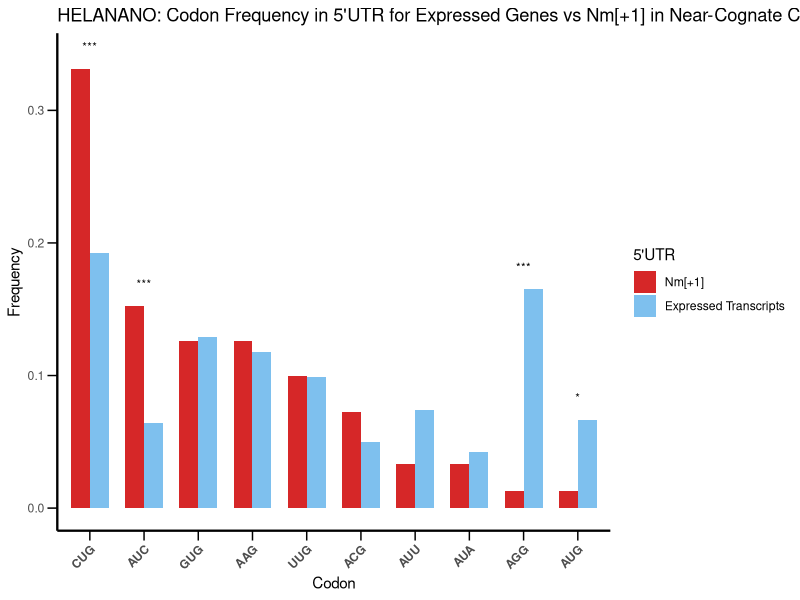

Write R code to recreate this figure.
## ---- chunk 1
knitr::opts_chunk$set(echo = TRUE)

library(ggplot2)
library(dplyr)
library(tidyr)
library(ggpubr)

## ---- chunk 2

# Read the codon counts
utr <- read.csv("5utrCodonCounts.csv", header = FALSE, stringsAsFactors = FALSE)
colnames(utr) <- c("Codon", "Count")
# Read the pos1 file (tab-delimited)
pos1 <- read.table("pos1CodonFreqHELANANO.txt", header = FALSE, sep = "\t", stringsAsFactors = FALSE)
colnames(pos1) <- c("Codon", "Count")

utr <- utr %>%
  mutate(Count = as.numeric(Count)) %>%
  mutate(Frequency = Count / sum(Count, na.rm = TRUE))

pos1 <- pos1 %>%
  mutate(Count = as.numeric(Count)) %>%
  mutate(Frequency = Count / sum(Count, na.rm = TRUE))

utr$Codon <- gsub("T", "U", utr$Codon)
pos1$Codon <- gsub("T", "U", pos1$Codon)

# Define codons to highlight in red
highlight_codons <- c("ATG", "GTG", "TTG", "CTG", "ATA", "ATC", "ATT", "AGG", "ACG", "AAG")
highlight_codons <- gsub("T", "U", highlight_codons)

# filter to only highlight codons
utr_highlight <- utr %>% filter(Codon %in% highlight_codons)
pos1_highlight <- pos1 %>% filter(Codon %in% highlight_codons)

# recalculate frequency after filtering
utr_highlight <- utr_highlight %>%
  mutate(Frequency = Count / sum(Count))

pos1_highlight <- pos1_highlight %>%
  mutate(Frequency = Count / sum(Count))

# merge and calculate frequency difference
merged_highlight <- merge(utr_highlight, pos1_highlight, by = "Codon", suffixes = c("_utr", "_pos1")) %>%
  mutate(Frequency_Diff = Frequency_pos1 - Frequency_utr)

# add highlighting flag (will all be "highlight")
merged_highlight$Highlight <- "highlight"

# sort and set factor levels
merged_highlight <- merged_highlight %>% arrange(Frequency_Diff)
merged_highlight$Codon <- factor(merged_highlight$Codon, levels = merged_highlight$Codon)

# total counts (recomputed)
total_utr_highlight <- sum(merged_highlight$Count_utr, na.rm = TRUE)
total_pos1_highlight <- sum(merged_highlight$Count_pos1, na.rm = TRUE)

# perform proportion test
pval_df_highlight <- merged_highlight %>%
  rowwise() %>%
  mutate(
    pval = tryCatch({
      test_result <- prop.test(
        x = c(Count_utr, Count_pos1),
        n = c(total_utr_highlight, total_pos1_highlight)
      )
      test_result$p.value
    }, error = function(e) NA)
  ) %>%
  ungroup() %>%
  filter(!is.na(pval)) %>%
  mutate(
    padj = p.adjust(pval, method = "BH"),
    p.signif = case_when(
      padj < 0.001 ~ "***",
      padj < 0.01 ~ "**",
      padj < 0.05 ~ "*",
      TRUE ~ "ns"
    ),
    y.position = pmax(Frequency_utr, Frequency_pos1, na.rm = TRUE) + 0.01,
    group1 = "UTR",
    group2 = "Pos1"
  ) %>%
  select(Codon, group1, group2, padj, p.signif, y.position)

# Step 8: Prepare long format for plotting
df_long_highlight <- merged_highlight %>%
  select(Codon, Frequency_utr, Frequency_pos1) %>%
  pivot_longer(
    cols = c(Frequency_utr, Frequency_pos1),
    names_to = "Region",
    values_to = "Frequency"
  ) %>%
  mutate(
    Region = case_when(
      Region == "Frequency_utr" ~ "UTR",
      Region == "Frequency_pos1" ~ "Pos1",
      TRUE ~ Region
    )
  )

codon_order <- merged_highlight %>%
  arrange(desc(Frequency_pos1)) %>%
  pull(Codon)

df_long_highlight$Codon <- factor(df_long_highlight$Codon, levels = codon_order)

face_vector_highlight <- rep("bold", length(unique(df_long_highlight$Codon)))

p_highlight <- ggplot(df_long_highlight, aes(x = Codon, y = Frequency, fill = Region)) +
  geom_bar(stat = "identity", position = position_dodge(width = 0.7), width = 0.7) +
  labs(
    title = "HELANANO: Codon Frequency in 5'UTR for Expressed Genes vs Nm[+1] in Near-Cognate Codons",
    x = "Codon",
    y = "Frequency",
    fill = "5'UTR"
  ) +
  scale_fill_manual(
    values = c(
    "Pos1" = "#d62728",
    "UTR" = "skyblue2"
    ),
    labels = c(
    "Pos1" = "Nm[+1]",
    "UTR" = "Expressed Transcripts"
  )) +
  theme_minimal() +
  theme(axis.text.x = element_text(angle = 45, hjust = 1, face = face_vector_highlight),
        panel.grid.major = element_blank(),
        panel.grid.minor = element_blank(),
        axis.line = element_line(color = "black", linewidth = 0.8),
        axis.ticks = element_line(color = "black"),
        axis.ticks.length = unit(0.25, "cm"),
        legend.position = "right"
  )

# Add significance brackets for highlight codons
if(nrow(pval_df_highlight) > 0 && any(pval_df_highlight$p.signif != "ns")) {
  sig_pval_df_highlight <- pval_df_highlight %>% filter(p.signif != "ns")
  
  if(nrow(sig_pval_df_highlight) > 0) {
    p_highlight <- p_highlight + geom_text(
      data = sig_pval_df_highlight,
      aes(x = Codon, y = y.position, label = p.signif),
      inherit.aes = FALSE,
      vjust = -0.5,
      size = 3
    )
  }
}

# Display highlight plot
print(p_highlight)

